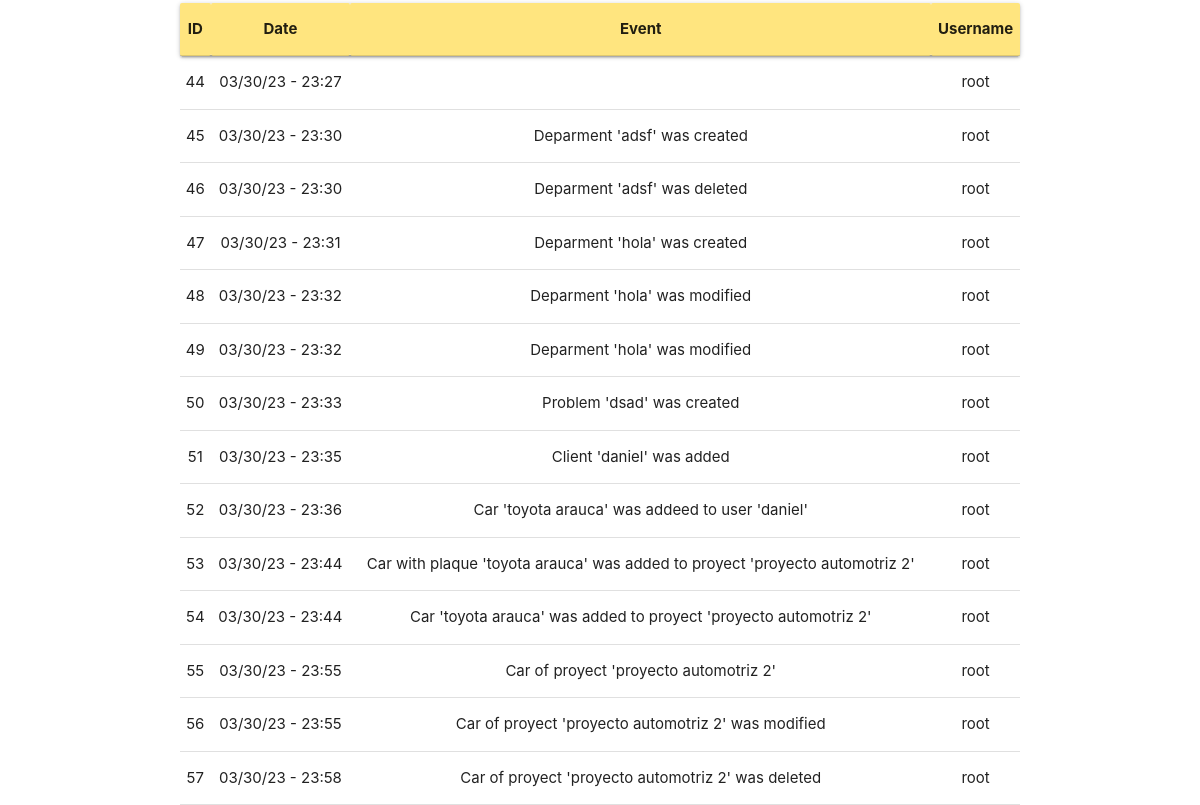
The app's page /logger (signed in, lower part), older data.
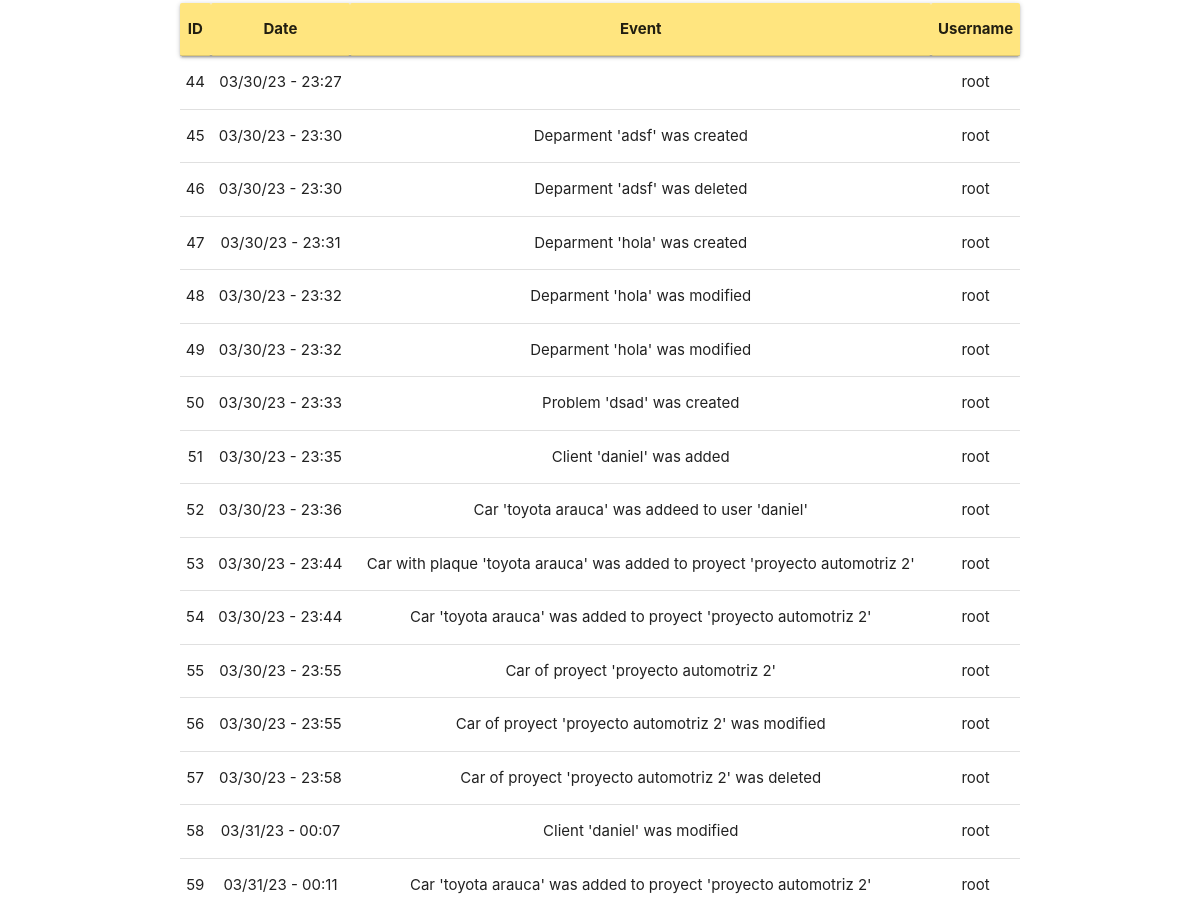
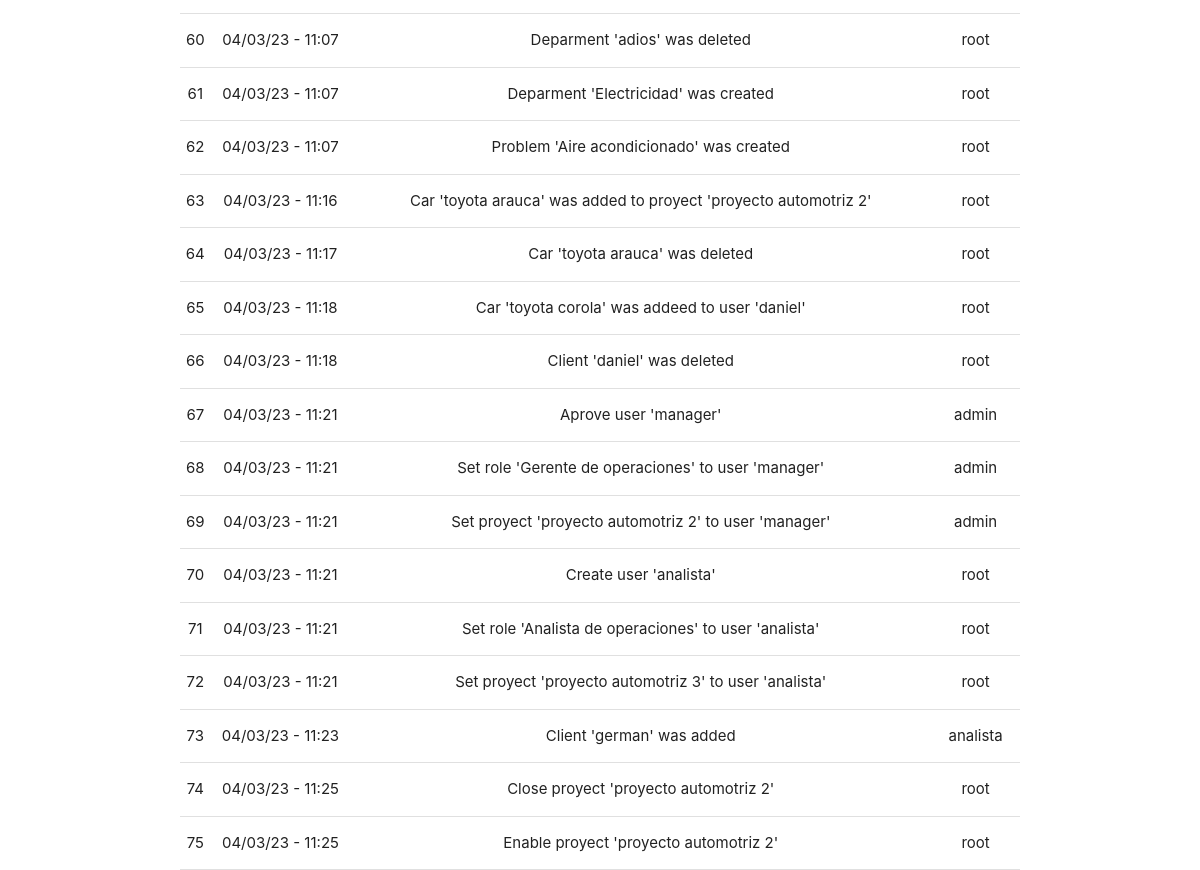
The same page, newer data (2 pictures, top to bottom).
### tables this page shows
CREATE TABLE logger (
    id INTEGER PRIMARY KEY AUTOINCREMENT,
    event TEXT NOT NULL,
    date TEXT NOT NULL,
    user TEXT NOT NULL
);

### app/logger.py (the view, shortened to what this page needs)
@bp.route('/logger', methods=('POST', 'GET'))
@login_required
def logger_index():
    db = get_db()
    logs = db.execute(
        'SELECT * FROM logger'
    ).fetchall()
    if g.user['roleId'] != 1:
        logs = db.execute(
            'SELECT * FROM logger WHERE user = ?',
            (g.user['username'],)
        ).fetchall()
    return render_template('index/logger/loggerIndex.html', logs = utilities.dataForLoggerTable(logs))

### app/auth.py (called while the page is built)
@bp.before_app_request
def load_logged_in_user():
    user_id = session.get('user_id')
    if user_id is None:
        g.user = None
    else:
        g.user = get_db().execute(
            "SELECT * FROM user WHERE id = ?",
            (user_id,)
        ).fetchone()

def login_required(view):
    @functools.wraps(view)
    def wrapped_view(**kwargs):
        if g.user is None:
            return redirect(url_for('auth.login'))
        return view(**kwargs)
    return wrapped_view

### app/db.py (called while the page is built)
def get_db():
    if 'db' not in g:
        g.db = sqlite3.connect(
            current_app.config['DATABASE'],
            detect_types = sqlite3.PARSE_DECLTYPES
        )
        g.db.row_factory = sqlite3.Row
    return g.db

### app/utilities.py (called while the page is built)
def dataForLoggerTable(logs):
    data = []
    for log in logs:
        data.append(
            {
                'id': log['id'],
                'date': log['date'],
                'event': log['event'],
                'user': log['user']
            }
        )
    return data

### app/templates/index/logger/loggerIndex.html (shortened to what this page needs)
{% extends 'base.html' %}
{% block content %}
<table class="centered">
  <thead class="card-panel amber accent-1">
    <tr>
      <th>ID</th>
      <th>Date</th>
      <th>Event</th>
      <th>Username</th>
    </tr>
  </thead>
  <tbody>
    {% for log in logs %}
      <tr>
        <td>{{ log['id'] }}</td>
        <td>{{ log['date'] }}</td>
        <td>{{ log['event'] }}</td>
        <td>{{ log['user'] }}</td>
       </tr>
     {% endfor %}
  </tbody>
</table>
{% endblock %}

Row changes from the older to the newer data that the page shows:
added logger: id "58", date "03/31/23 - 00:07", event "Client 'daniel' was modified", user "root"
added logger: id "59", date "03/31/23 - 00:11", event "Car 'toyota arauca' was added to proyect 'proyecto automotriz 2'", user "root"
added logger: id "60", date "04/03/23 - 11:07", event "Deparment 'adios' was deleted", user "root"
added logger: id "61", date "04/03/23 - 11:07", event "Deparment 'Electricidad' was created", user "root"
added logger: id "62", date "04/03/23 - 11:07", event "Problem 'Aire acondicionado' was created", user "root"
added logger: id "63", date "04/03/23 - 11:16", event "Car 'toyota arauca' was added to proyect 'proyecto automotriz 2'", user "root"
added logger: id "64", date "04/03/23 - 11:17", event "Car 'toyota arauca' was deleted", user "root"
added logger: id "65", date "04/03/23 - 11:18", event "Car 'toyota corola' was addeed to user 'daniel'", user "root"
added logger: id "66", date "04/03/23 - 11:18", event "Client 'daniel' was deleted", user "root"
added logger: id "67", date "04/03/23 - 11:21", event "Aprove user 'manager'", user "admin"
added logger: id "68", date "04/03/23 - 11:21", event "Set role 'Gerente de operaciones' to user 'manager'", user "admin"
added logger: id "69", date "04/03/23 - 11:21", event "Set proyect 'proyecto automotriz 2' to user 'manager'", user "admin"
added logger: id "70", date "04/03/23 - 11:21", event "Create user 'analista'", user "root"
added logger: id "71", date "04/03/23 - 11:21", event "Set role 'Analista de operaciones' to user 'analista'", user "root"
added logger: id "72", date "04/03/23 - 11:21", event "Set proyect 'proyecto automotriz 3' to user 'analista'", user "root"
added logger: id "73", date "04/03/23 - 11:23", event "Client 'german' was added", user "analista"
added logger: id "74", date "04/03/23 - 11:25", event "Close proyect 'proyecto automotriz 2'", user "root"
added logger: id "75", date "04/03/23 - 11:25", event "Enable proyect 'proyecto automotriz 2'", user "root"
